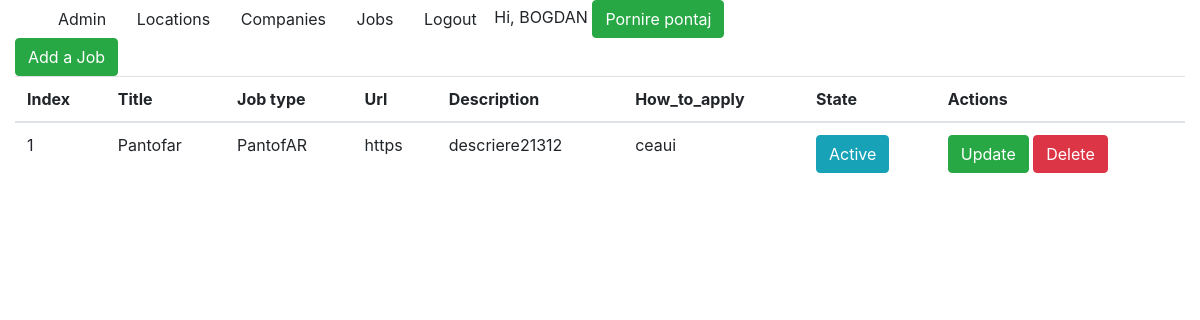
Page /jobs/ (signed in) on the earlier database version.
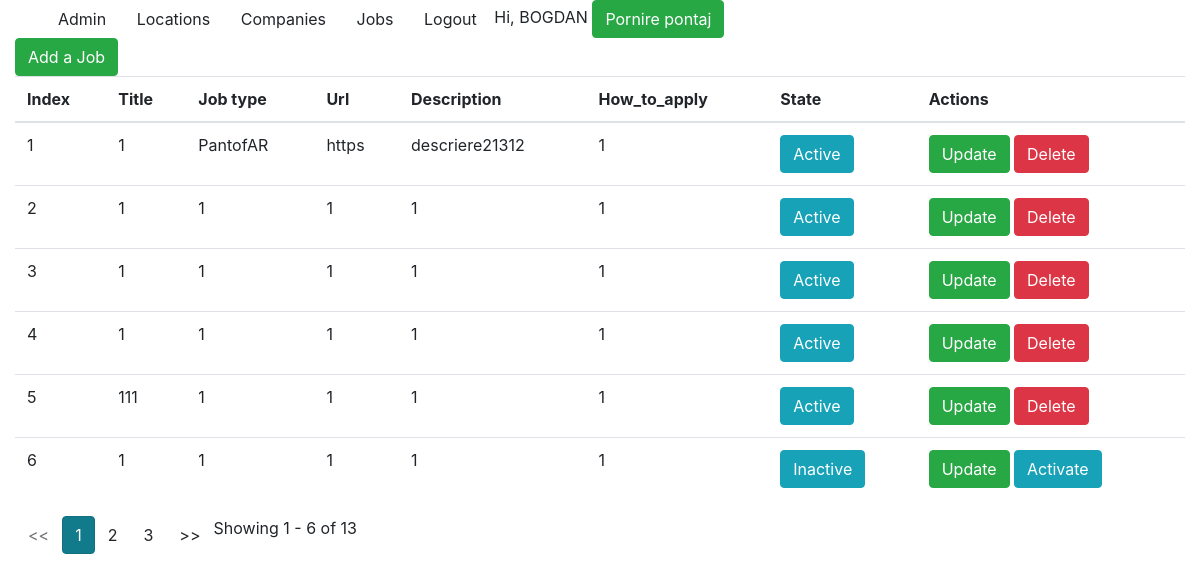
Same page on the later database version.
### aplicatie3/models.py (models this page shows, shortened)
class Jobs(models.Model):
    type = models.CharField(max_length=11)
    url = models.CharField(max_length=100)
    title = models.CharField(max_length=100)
    description = models.TextField()
    how_to_apply = models.TextField()
    active = models.BooleanField(default=1)

### aplicatie3/views.py (the view)
# urls.py: path('', views.JobsView.as_view(), name='jobs_list'),
class JobsView(LoginRequiredMixin, ListView):
    model = Jobs
    template_name = 'aplicatie3/jobs_index.html'
    paginate_by = 6

### final_web_project/context_porcessors.py (called while the page is built)
def is_ready_to_work(request):
    if request.user.is_authenticated:
        if Pontaj.objects.filter(user_id=request.user.id, end_date=None).exists():
            return {'ready_to_work': False}
        return {'ready_to_work': True}
    return {}

### templates/aplicatie3/jobs_index.html
{% extends 'base.html' %}
{% block content %}
    <a class="btn btn-success" href="{% url 'jobs:add' %}">Add a Job</a>
    <table class="table">
        <thead>
            <tr>
                <th>Index</th>
                <th>Title</th>
                <th>Job type</th>
                <th>Url</th>
                <th>Description</th>
                <th>How_to_apply</th>
                <th>State</th>
                <th>Actions</th>
            </tr>
        </thead>
        <tbody>
            {% for item in jobs_list %}
                <tr>
                    <td>{{ forloop.counter }}</td>
                    <td>{{ item.title }}</td>
                    <td>{{ item.type }}</td>
                    <td>
                        {{ item.url }}
                    </td>
                    <td>
                        {{item.description}}
                    </td>
                    <td>
                        {{item.how_to_apply }}
                    </td>
                    <td>
                        {% if item.active == 1 %}
                            <span class="btn btn-info">Active</span>
                        {% else %}
                            <span class="btn btn-info">Inactive</span>
                        {% endif %}
                    </td>
                    <td>
                        <a class="btn btn-success" href="{% url 'jobs:update' item.id %}">Update</a>
                        {% if item.active == 1 %}
                        <a class="btn btn-danger" href="{% url 'jobs:delete' item.id %}">Delete</a>
                        {% else %}
                        <a class="btn btn-info" href="{% url 'jobs:activate' item.id %}">Activate</a>
                        {% endif %}
                    </td>
                </tr>
            {% endfor %}
        </tbody>
    </table>
    <div class="d-flex align-items-center">
        {% if is_paginated %}
            <ul class="pagination">
                {% if page_obj.has_previous %}
                    <li><a class="btn" href="?page={{ page_obj.previous_page_number }}"><<</a></li>
                {% else %}
                    <li class="disabled btn"><span><<</span></li>
                {% endif %}
                {% for i in paginator.page_range %}
                    {% if page_obj.number == i %}
                        <li class="active btn btn-info"><span>{{ i }}<span class="sr-only">(curent)</span></span></li>
                    {% else %}
                        <li><a class="btn" href="?page={{ i }}">{{ i }}</a></li>
                    {% endif %}
                {% endfor %}
                {% if page_obj.has_next %}
                    <li><a class="btn" href="?page={{ page_obj.next_page_number }}">>></a></li>
                {% else %}
                    <li class="disabled btn"><span>>></span></li>
                {% endif %}
                <span class="align-right">Showing {{ page_obj.start_index }} - {{ page_obj.end_index }} of
            {{ page_obj.paginator.count }}
        </span>
            </ul>
        {% endif %}
    </div>
{% endblock %}

### templates/base.html
<html>
    <head>
        <link rel="stylesheet" href="https://stackpath.bootstrapcdn.com/bootstrap/4.4.1/css/bootstrap.min.css">
    </head>
    <body>
        <div class="container">
            <div class="row">
                <div class="col-md-12">
                    <nav>
                        <a class="btn" href="/admin">Admin</a>
                        {% if request.user.is_authenticated %}
                            <a class="btn" href="{% url 'locations:lista_locatii' %}">Locations</a>
                            <a class="btn" href="{% url 'companies:companies_list' %}">Companies</a>
                            <a class="btn" href="{% url 'jobs:jobs_list' %}">Jobs</a>
                            <a class="btn" href="{% url 'logout' %}">Logout</a>
                            <span>Hi, {{ request.user.username|upper }}</span>
                            {% if ready_to_work is False %}
                                <a href="{% url 'userprofile:stop_pontaj' %}" class="btn btn-danger">Oprire pontaj</a>
                            {% else %}
                                <a href="{% url 'userprofile:start_pontaj' %}" class="btn btn-success">Pornire pontaj</a>
                            {% endif %}
                        {% endif %}
                    </nav>
                </div>
            </div>
        </div>
        <div class="col-md-12">
            {% block content %}
            {% endblock %}
        </div>
    </body>
</html>

Differences in the rows shown:
changed Jobs "PantofAR": title "Pantofar" → "1"; how_to_apply "ceaui" → "1"
added Jobs: title "1", type "1", url "1", description "1", how_to_apply "1", active "Active"
added Jobs: title "1", type "1", url "1", description "1", how_to_apply "1", active "Active"
added Jobs: title "1", type "1", url "1", description "1", how_to_apply "1", active "Active"
added Jobs: title "111", type "1", url "1", description "1", how_to_apply "1", active "Active"
added Jobs: title "1", type "1", url "1", description "1", how_to_apply "1", active "Inactive"
Other differences:
{{ page_obj.start_index }}: (not shown) → "1"
{{ page_obj.end_index }}: (not shown) → "6"
{{ page_obj.paginator.count }}: (not shown) → "13"
text now shown: "<< >> Showing - of"
new list line: "1"
new list line: "2"
new list line: "3"
